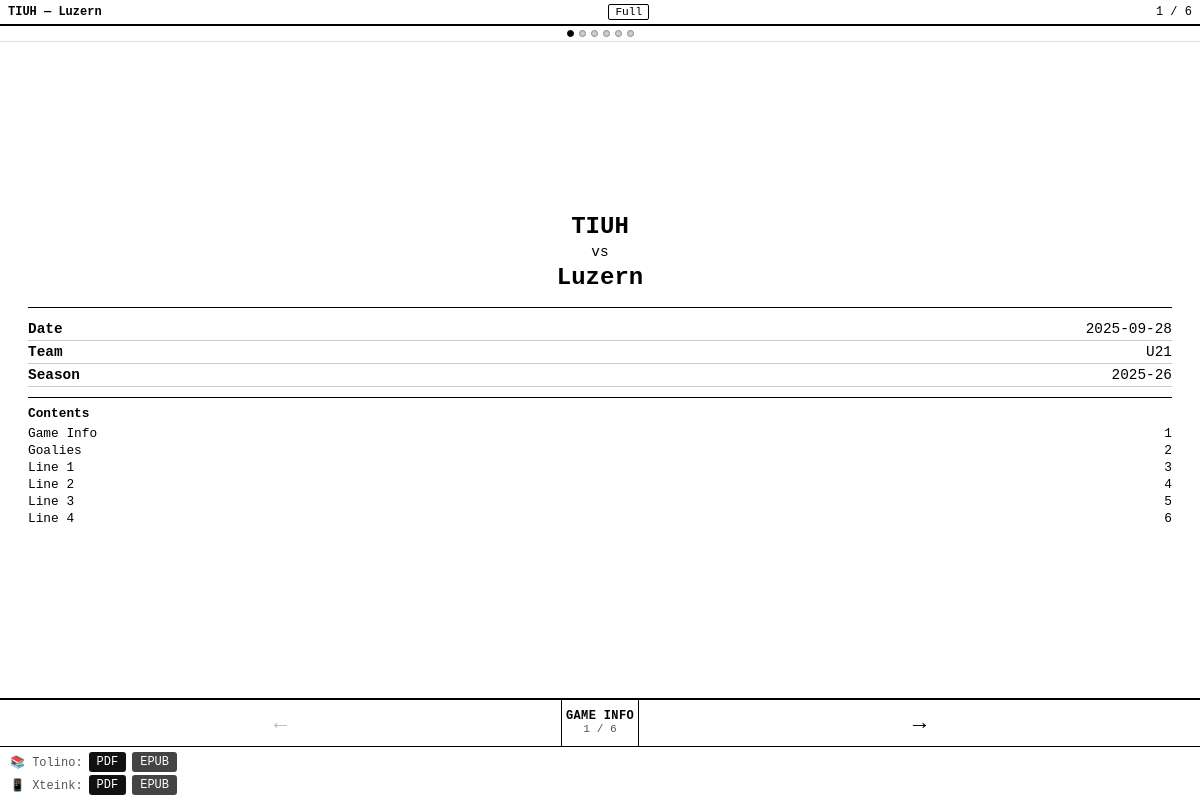
Screenshot of /game/2/lineup/eink (signed in) with the database file from the repository.
### models/game_model.py (models this page shows, shortened)
class GameRecord(db.Model):
    __tablename__ = 'games'
    id = db.Column(db.Integer, primary_key=True)
    season = db.Column(db.Text, default='', nullable=False)
    team = db.Column(db.Text, default='', nullable=False)
    home_team = db.Column(db.Text, default='', nullable=False)
    away_team = db.Column(db.Text, default='', nullable=False)
    date = db.Column(db.Text, default='', nullable=False)
    referee1 = db.Column(db.Text, default='', nullable=False)
    referee2 = db.Column(db.Text, default='', nullable=False)
    current_period = db.Column(db.Text, default='1', nullable=False)
    opponent_goalie_enabled = db.Column(db.Integer, default=0, nullable=False)
    exclude_from_stats = db.Column(db.Integer, default=0, nullable=False)
    lines = db.Column(db.Text, default='[]', nullable=False)
    goalies = db.Column(db.Text, default='[]', nullable=False)
    result = db.Column(db.Text, default='{}', nullable=False)
    formations = db.Column(db.Text, default='{}', nullable=False)
    plusminus = db.Column(db.Text, default='{}', nullable=False)
    goals = db.Column(db.Text, default='{}', nullable=False)
    assists = db.Column(db.Text, default='{}', nullable=False)
    unforced_errors = db.Column(db.Text, default='{}', nullable=False)
    shots_on_goal = db.Column(db.Text, default='{}', nullable=False)
    penalties_taken = db.Column(db.Text, default='{}', nullable=False)
    penalties_drawn = db.Column(db.Text, default='{}', nullable=False)
    saves = db.Column(db.Text, default='{}', nullable=False)
    goals_conceded = db.Column(db.Text, default='{}', nullable=False)
    goalie_plusminus = db.Column(db.Text, default='{}', nullable=False)
    game_scores = db.Column(db.Text, default='{}', nullable=False)
    goalie_game_scores = db.Column(db.Text, default='{}', nullable=False)
    opponent_goalie_saves = db.Column(db.Text, default='{}', nullable=False)
    opponent_goalie_goals_conceded = db.Column(db.Text, default='{}', nullable=False)
    block_shots = db.Column(db.Text, default='{}', nullable=False)
    stolen_balls = db.Column(db.Text, default='{}', nullable=False)
    extra_data = db.Column(db.Text, default='{}', nullable=False)
    def to_dict(self):
        game = {
            'id': self.id,
            'season': self.season or '',
            'team': self.team or '',
            'home_team': self.home_team or '',
            'away_team': self.away_team or '',
            'date': self.date or '',
            'referee1': self.referee1 or '',
            'referee2': self.referee2 or '',
            'current_period': self.current_period or '1',
            'opponent_goalie_enabled': bool(self.opponent_goalie_enabled),
            'exclude_from_stats': bool(self.exclude_from_stats),
            'lines': json.loads(self.lines or '[]'),
            'goalies': json.loads(self.goalies or '[]'),
            'result': json.loads(self.result or '{}'),
        }
        for col in _STAT_COLS:
            game[col] = json.loads(getattr(self, col) or '{}')
        formations = json.loads(self.formations or '{}')
        for fk in FORMATION_KEYS:
            game[fk] = formations.get(fk, [])
        extra = json.loads(self.extra_data or '{}')
        for k, v in extra.items():
            if k not in game:
                game[k] = v
        return game

### routes/game_routes.py (the view)
@game_bp.route('/game/<int:game_id>/lineup/eink')
def view_game_lineup_eink(game_id):
    game, roster, player_map = _lineup_context(game_id)
    if game is None:
        return "Game not found", 404
    return render_template('game_lineup_eink.html', game=game, roster=roster, player_map=player_map)

### models/game_model.py (called while the page is built)
    def to_dict(self):
        return {
            'id': self.player_id,
            'number': self.number or '',
            'surname': self.surname or '',
            'name': self.name or '',
            'nickname': self.nickname or '',
            'position': self.position or 'A',
            'tesser': self.tesser or '',
            'hidden': bool(self.hidden),
        }

### models/roster.py (called while the page is built)
def _check_category(category):
    if not category or not validate_category(category):
        raise ValueError("Invalid category")

def _check_season(season):
    if season and not validate_season(season):
        raise ValueError("Invalid season format")

def load_roster(category=None, season=None):
    if not category:
        return []
    try:
        _check_category(category)
        _check_season(season)
        q = RosterPlayer.query.filter_by(category=category, season=season or "")
        rows = q.all()
        return [r.to_dict() for r in rows]
    except ValueError:
        raise
    except Exception:
        logger.exception("load_roster failed for category=%s season=%s", category, season)
        return []

### routes/game_routes.py (called while the page is built)
def _lineup_context(game_id):
    games = load_games()
    game = find_game_by_id(games, game_id)
    if not game:
        return None, None, None
    roster = []
    if game.get('team'):
        season = game.get('season', '')
        roster = load_roster(game['team'], season) if season else load_roster(game['team'])
    player_map = {}
    for player in roster:
        key = f"{player['number']} - {player['surname']} {player['name']}"
        player_map[key] = player
    return game, roster, player_map

### services/game_service.py (called while the page is built)
def load_games():
    try:
        rows = GameRecord.query.all()
        return [row.to_dict() for row in rows]
    except Exception:
        logger.exception('load_games failed')
        return []

def find_game_by_id(games, game_id):
    for game in games:
        if game.get('id') == game_id:
            return game
    return None

### utils/security.py (called while the page is built)
def validate_category(category):
    if not category:
        return False
    return bool(re.match(r'^[a-zA-Z0-9_-]+$', category))

def validate_season(season):
    if not season:
        return True  # Empty season is allowed for backward compatibility
    return bool(re.match(r'^[a-zA-Z0-9_\-\.]{1,50}$', season))

### templates/game_lineup_eink.html (shortened to what this page needs)
<!DOCTYPE html>
<html lang="en">
<head>
</head>
<body>
{% set spec_formations = [] %}
{% set pages = namespace(list=[]) %}
{% if spec_formations %}
    {% for chunk_start in range(0, spec_formations|length, 2) %}
        {% set items = spec_formations[chunk_start:chunk_start+2] %}
        {% set title = items | map(attribute=0) | join(' / ') %}
    {% endfor %}
{% endif %}
<div id="app">
    <div id="topbar">
        <span class="game-title">{{ game.home_team }} — {{ game.away_team }}</span>
        <button id="name-toggle" onclick="toggleNames()" title="Switch full names / nicknames">Full</button>
        <span class="page-indicator" id="top-indicator">1 / {{ total_pages }}</span>
    </div>
    <div id="dots">
        {% for p in pages.list %}
        <div class="dot{% if loop.first %} active{% endif %}" id="dot-{{ loop.index0 }}"></div>
        {% endfor %}
    </div>
    <div id="page-area">
        <div class="page active" id="page-0">
            <div id="page-cover">
                <div class="vs-block">
                    <div class="team-home">{{ game.home_team }}</div>
                    <div class="vs-sep">vs</div>
                    <div class="team-away">{{ game.away_team }}</div>
                </div>
                <div class="meta-block">
                    {% if game.date %}
                    <div class="meta-row">
                        <span class="label">Date</span>
                        <span>{{ game.date }}</span>
                    </div>
                    {% endif %}
                    {% if game.team %}
                    <div class="meta-row">
                        <span class="label">Team</span>
                        <span>{{ game.team }}</span>
                    </div>
                    {% endif %}
                    {% if game.season %}
                    <div class="meta-row">
                        <span class="label">Season</span>
                        <span>{{ game.season }}</span>
                    </div>
                    {% endif %}
                </div>
                <div class="toc">
                    <div class="toc-title">Contents</div>
                    {% for p in pages.list %}
                    <div class="toc-item">
                        <span>{{ p.title }}</span>
                        <span>{{ loop.index }}</span>
                    </div>
                    {% endfor %}
                </div>
            </div>
        </div>
    </div>
    <div id="navbar">
        <button id="btn-prev" onclick="goPage(-1)" disabled>&#8592;</button>
        <div class="page-label">
            <div class="pname-label" id="nav-section-name">Game Info</div>
            <div class="pnum-label" id="nav-page-num">1 / {{ total_pages }}</div>
        </div>
        <button id="btn-next" onclick="goPage(1)">&#8594;</button>
    </div>
    <div id="pdf-bar" style="flex:0 0 auto;border-top:1px solid #000;padding:5px 10px;font-family:inherit;font-size:0.75rem;">
        <div style="display:flex;gap:6px;align-items:center;margin-bottom:3px;">
            <span style="color:#555;min-width:54px;white-space:nowrap;">&#128218; Tolino:</span>
            <a href="{{ url_for('game.download_lineup_pdf', game_id=game.id, device='tolino') }}"
               style="background:#111;color:#fff;text-decoration:none;padding:3px 8px;border-radius:3px;white-space:nowrap;">PDF</a>
            <a href="{{ url_for('game.download_lineup_epub', game_id=game.id, device='tolino') }}"
               style="background:#444;color:#fff;text-decoration:none;padding:3px 8px;border-radius:3px;white-space:nowrap;">EPUB</a>
        </div>
        <div style="display:flex;gap:6px;align-items:center;">
            <span style="color:#555;min-width:54px;white-space:nowrap;">&#128241; Xteink:</span>
            <a href="{{ url_for('game.download_lineup_pdf', game_id=game.id, device='xteink') }}"
               style="background:#111;color:#fff;text-decoration:none;padding:3px 8px;border-radius:3px;white-space:nowrap;">PDF</a>
            <a href="{{ url_for('game.download_lineup_epub', game_id=game.id, device='xteink') }}"
               style="background:#444;color:#fff;text-decoration:none;padding:3px 8px;border-radius:3px;white-space:nowrap;">EPUB</a>
        </div>
    </div>
</div>
</body>
</html>

### templates/game_lineup_eink.html (style rules this page uses)
*, *::before, *::after { box-sizing: border-box; margin: 0; padding: 0; }
html, body { width: 100%; height: 100%; background: #fff; color: #000; font-family: 'Courier New', Courier, monospace; font-size: 16px; -webkit-text-size-adjust: 100%; }
#app { display: flex; flex-direction: column; height: 100dvh; min-height: 100vh; }
#topbar { flex: 0 0 auto; border-bottom: 2px solid #000; padding: 4px 8px; display: flex; justify-content: space-between; align-items: center; font-size: 0.75rem; }
#topbar .game-title { font-weight: bold; overflow: hidden; text-overflow: ellipsis; white-space: nowrap; max-width: 60%; }
#topbar .page-indicator { font-size: 0.75rem; white-space: nowrap; }
#name-toggle { background: none; border: 1.5px solid #000; font-family: inherit; font-size: 0.7rem; padding: 1px 6px; cursor: pointer; border-radius: 2px; white-space: nowrap; flex-shrink: 0; }
#page-area { flex: 1 1 0; overflow: hidden; position: relative; }
.page { display: none; position: absolute; inset: 0; overflow-y: auto; padding: 10px 12px; }
.page.active { display: block; }
#page-cover { display: flex; flex-direction: column; justify-content: center; height: 100%; padding: 16px; }
#page-cover .vs-block { text-align: center; margin-bottom: 12px; }
#page-cover .team-home { font-size: 1.5rem; font-weight: bold; word-break: break-word; }
#page-cover .vs-sep { font-size: 0.9rem; margin: 4px 0; }
#page-cover .team-away { font-size: 1.5rem; font-weight: bold; word-break: break-word; }
#page-cover .meta-block { border-top: 1px solid #000; padding-top: 10px; margin-top: 4px; }
#page-cover .meta-row { display: flex; justify-content: space-between; padding: 3px 0; border-bottom: 1px solid #ccc; font-size: 0.9rem; }
#page-cover .meta-row .label { font-weight: bold; }
#page-cover .toc { margin-top: 10px; font-size: 0.8rem; border-top: 1px solid #000; padding-top: 8px; }
#page-cover .toc-title { font-weight: bold; margin-bottom: 4px; }
#page-cover .toc-item { display: flex; justify-content: space-between; padding: 1px 0; }
#navbar { flex: 0 0 auto; border-top: 2px solid #000; display: grid; grid-template-columns: 1fr auto 1fr; align-items: stretch; }
#navbar button { background: #fff; border: none; border-right: 1px solid #000; font-family: inherit; font-size: 1.4rem; font-weight: bold; padding: 10px 0; cursor: pointer; user-select: none; -webkit-tap-highlight-color: transparent; }
#navbar button:last-child { border-right: none; border-left: 1px solid #000; }
#navbar button:disabled { color: #bbb; }
#navbar .page-label { font-size: 0.8rem; text-align: center; padding: 8px 4px; font-family: inherit; display: flex; flex-direction: column; justify-content: center; align-items: center; line-height: 1.2; }
#navbar .page-label .pname-label { font-weight: bold; font-size: 0.75rem; text-transform: uppercase; letter-spacing: 0.03em; }
#navbar .page-label .pnum-label { font-size: 0.7rem; color: #555; }
#dots { flex: 0 0 auto; display: flex; justify-content: center; align-items: center; gap: 5px; padding: 4px 0; border-bottom: 1px solid #ddd; }
.dot { width: 7px; height: 7px; border-radius: 50%; background: #ccc; border: 1px solid #888; }
.dot.active { background: #000; border-color: #000; }

### rows the page displays
GameRecord: home_team "TIUH", away_team "Luzern", date "2025-09-28", team "U21", season "2025-26"

### other values shown
{{ p.title }} "Game Info" "Goalies" "Line 1" "Line 2" "Line 3" "Line 4"
